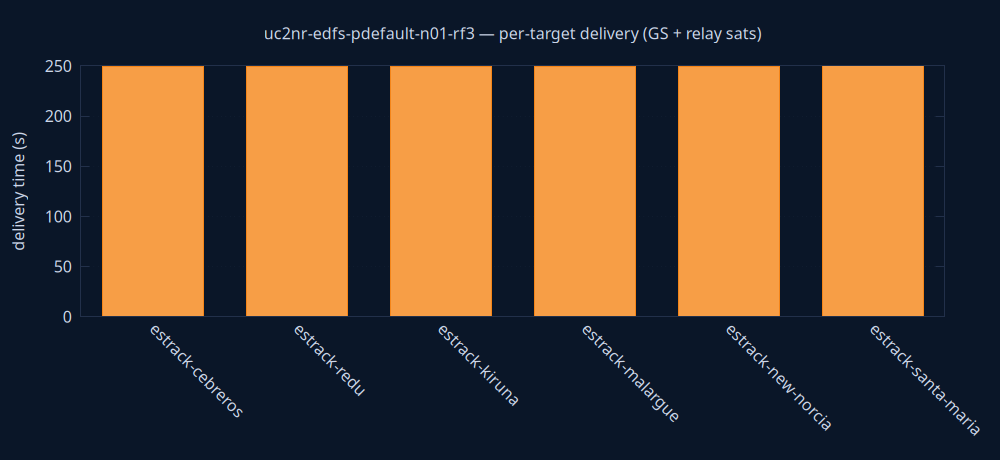

Write the gnuplot code that produced this figure.
set terminal pngcairo size 1000,460 background rgb '#0a1628'
set output 'delivery.png'
set style fill solid 0.8
set boxwidth 0.7 relative
set border lc rgb '#22304a'
set grid ytics lc rgb '#22304a'
set yrange [0:*]
set ylabel 'delivery time (s)' textcolor rgb '#cdd7ea'
set xtics rotate by -45 textcolor rgb '#cdd7ea'
set ytics textcolor rgb '#cdd7ea'
set title 'uc2nr-edfs-pdefault-n01-rf3 — per-target delivery (GS + relay sats)' textcolor rgb '#cdd7ea'
plot 'delivery.dat' using 0:2:3:xtic(1) with boxes lc rgb variable notitle
